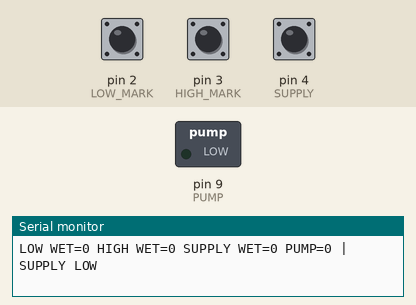
This sketch was run on a simulated Arduino Uno, built with avr-gcc and run on an emulated ATmega328P. On the bench: switched loads named in the sketch (green lamp = pin HIGH), the last lines printed to the serial monitor. The test bench sets the inputs (shaded band); at power-on: pin 4 (SUPPLY) HIGH, pin 3 (HIGH_MARK) HIGH, pin 2 (LOW_MARK) HIGH.

Above: at 1.2 s.
1.3 s: pin 4 (SUPPLY) pulled LOW for 1 s
At 2.1 s:
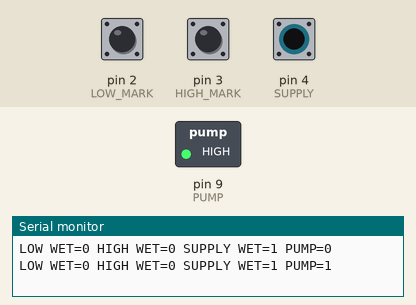
3.8 s: pin 3 (HIGH_MARK) pulled LOW for 1 s
Timing chart, 0 to 6.8 s (numbered marks = the images above; inputs shaded):
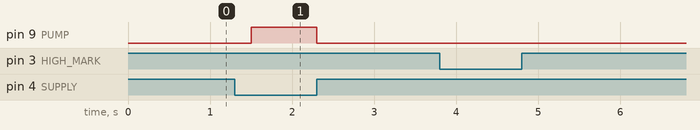

The sketch:

tank_refill.ino
```cpp
constexpr byte LOW_MARK = 2, HIGH_MARK = 3, SUPPLY = 4, PUMP = 9;
constexpr byte LOW_BIT = 1, HIGH_BIT = 2, SUPPLY_BIT = 4;
constexpr unsigned long STABLE_MS = 200, MAX_RUN_MS = 45000;
enum Fault : byte { CLEAR, LEVEL_CONFLICT, TIMEOUT };
Fault fault = CLEAR;
bool demand = false, pumping = false, stable = false;
byte candidate = 255;
unsigned long changedAt = 0, started = 0, lastPrint = 0;

byte readSensors() {
  return (digitalRead(LOW_MARK) == LOW ? LOW_BIT : 0)
      | (digitalRead(HIGH_MARK) == LOW ? HIGH_BIT : 0)
      | (digitalRead(SUPPLY) == LOW ? SUPPLY_BIT : 0);
}

void setup() {
  pinMode(PUMP, OUTPUT);
  digitalWrite(PUMP, LOW);
  pinMode(LOW_MARK, INPUT_PULLUP);
  pinMode(HIGH_MARK, INPUT_PULLUP);
  pinMode(SUPPLY, INPUT_PULLUP);
  Serial.begin(115200);
}

void loop() {
  const unsigned long now = millis();
  const byte bits = readSensors();
  const bool lowWet = bits & LOW_BIT;
  const bool highWet = bits & HIGH_BIT;
  const bool supplyWet = bits & SUPPLY_BIT;
  const bool conflict = highWet && !lowWet;
  if (bits != candidate) {
    candidate = bits;
    changedAt = now;
    stable = false;
  } else if (now - changedAt >= STABLE_MS) stable = true;

  if (stable) {
    if (conflict) fault = LEVEL_CONFLICT;
    else if (highWet) demand = false;
    else if (!lowWet) demand = true;
  }
  while (Serial.available()) {
    const int input = Serial.read();
    if ((input == 'R' || input == 'r') && stable && !conflict && supplyWet && !pumping) fault = CLEAR;
  }

  // Stop immediately on a raw upper or dry-source signal.
  bool shouldPump = demand && !highWet && supplyWet && !conflict && fault == CLEAR
                    && (pumping || stable);
  if (shouldPump && !pumping) started = now;
  if (shouldPump && now - started >= MAX_RUN_MS) {
    fault = TIMEOUT;
    shouldPump = false;
  }
  pumping = shouldPump;
  digitalWrite(PUMP, pumping ? HIGH : LOW);
  if (now - lastPrint >= 350) {
    lastPrint = now;
    Serial.print(F("LOW WET=")); Serial.print(lowWet);
    Serial.print(F(" HIGH WET=")); Serial.print(highWet);
    Serial.print(F(" SUPPLY WET=")); Serial.print(supplyWet);
    Serial.print(F(" PUMP=")); Serial.print(pumping);
    if (fault == LEVEL_CONFLICT) Serial.println(F(" | SENSOR CONFLICT"));
    else if (fault == TIMEOUT) Serial.println(F(" | TIMEOUT"));
    else if (!supplyWet) Serial.println(F(" | SUPPLY LOW"));
    else Serial.println();
  }
}
```

Measured:
- after the input at 1.3 s, pin 9 (PUMP): LOW → HIGH after 0.20 s, → LOW 0.80 s later
